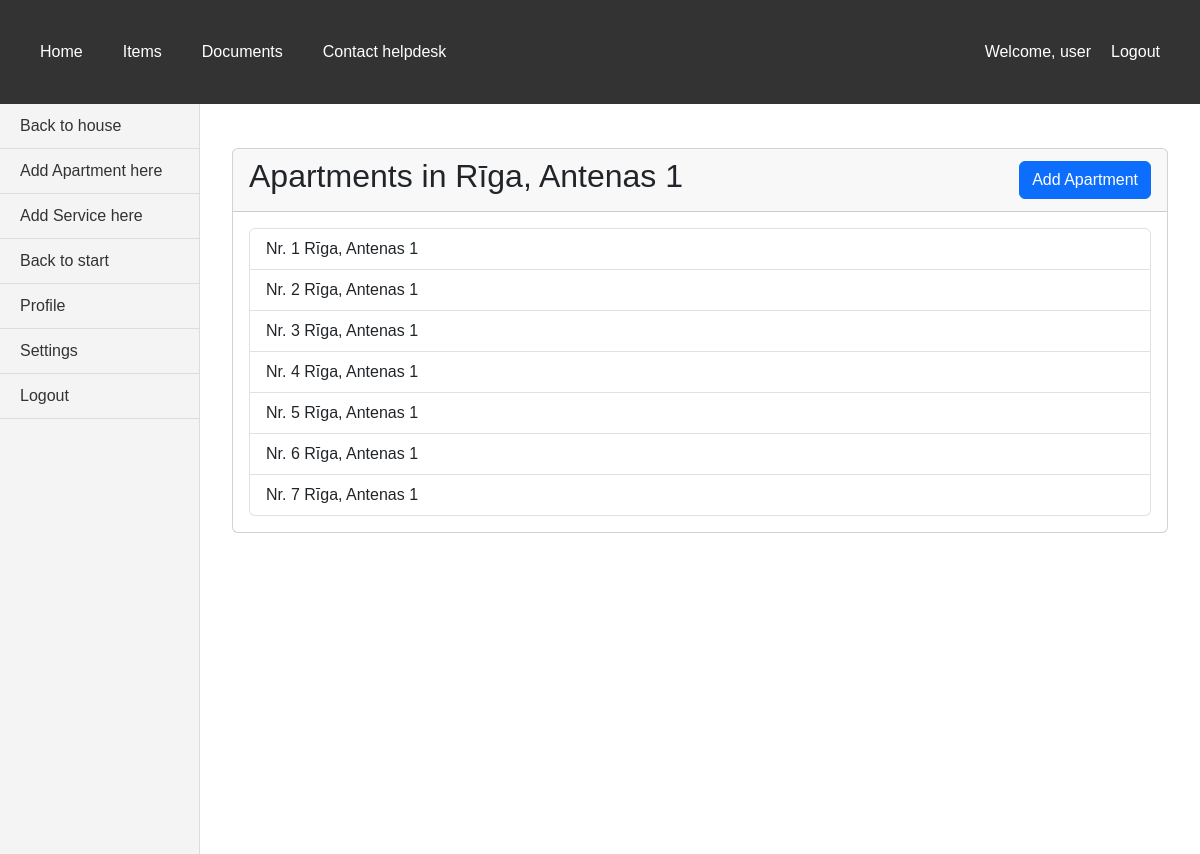
Screenshot of /bills/houses/11/apartments/ (signed in) with the database file from the repository.
### bills/models.py (models this page shows, shortened)
class House(models.Model):
    CALCULATION_CHOICES = [
        ('volume', 'Volume'),
        ('object_count', 'Object count'),
        ('part_of_house', 'Part of house'),
        ('living_person_count', 'Living person count'),
        ('declared_person_count', 'Declared person count'),
    ]
    CHOICES_WATER_DIFFERENCE_CALCULATION = [
        (None, 'Select water difference calculation method'),
        ('object_count', 'Object count'),
        ('last_month_consumption', 'Last month consumption'),
        ('last_3_months_consumption', 'Last 3 months consumption'),
        ('part_of_house', 'Part of house'),
        ('living_person_count', 'Living person count'),
        ('declared_person_count', 'Declared person count'),
        ('room_wo_person', 'Room without person'),
        ]
    address = models.CharField(max_length=50, validators=[
        MinLengthValidator(6, 'Must be at least 6 characters'),
        MaxLengthValidator(50, 'Max length is 50 characters')
    ])
    apartment_count = models.IntegerField(validators=[MinValueValidator(0, 'Can not be negative number')])
    area_of_apartments_total = models.IntegerField(validators=[MinValueValidator(0, 'Can not be negative number')])
    area_of_apartments_heated_total = models.IntegerField("Total heated area of apartments", validators=[MinValueValidator(0, 'Can not be negative number')])
    living_person_count = models.IntegerField("Count of living persons", validators=[MinValueValidator(0, 'Can not be negative number')])
    declared_person_count = models.IntegerField("Count of declared persons", validators=[MinValueValidator(0, 'Can not be negative number')])
    area_total = models.IntegerField(validators=[MinValueValidator(0, 'Can not be negative number')])
    water_calculation_type_1 = models.CharField(max_length=30, choices=CALCULATION_CHOICES, default='volume')
    water_calculation_type_2 = models.CharField(max_length=30, choices=CALCULATION_CHOICES, default='living_person_count')
    water_difference_calculation = models.CharField(max_length=30, choices=CHOICES_WATER_DIFFERENCE_CALCULATION, default='object_count')
    waste_calculation_type = models.CharField(max_length=30, choices=CALCULATION_CHOICES, default='living_person_count')
    waste_water_calculation_type = models.CharField(max_length=30, choices=CALCULATION_CHOICES, default='living_person_count')
    norm_for_person = models.DecimalField(max_digits=10, decimal_places=2, default=0)
    def __str__(self):
        return str(self.address)

class Apartment(models.Model):
    address = models.ForeignKey(House, on_delete=models.CASCADE)
    apartment_nr = models.IntegerField(validators=[MinValueValidator(1, 'Must be at least 1')])
    area = models.IntegerField("Area of apartment", validators=[MinValueValidator(1, 'Must be at least 1')])
    mean_house_part = models.DecimalField(max_digits=10, decimal_places=2, validators=[MinValueValidator(0, 'Must be at least 0')])
    heated_area = models.IntegerField("Heated area of apartment", validators=[MinValueValidator(0, 'Must be at least 0')])
    cold_meters_count = models.IntegerField("Count of cold water meters", validators=[MinValueValidator(0, 'Can not be negative number')])
    hot_meters_count = models.IntegerField("Count of hot water meters", validators=[MinValueValidator(0, 'Can not be negative number')])
    heat_meters_count = models.IntegerField("Count of heat meters", validators=[MinValueValidator(0, 'Can not be negative number')])
    electricity_meters_count = models.IntegerField("Count of electricity meters", validators=[MinValueValidator(0, 'Can not be negative number')])
    gas_meters_count = models.IntegerField("Count of gas meters", validators=[MinValueValidator(0, 'Can not be negative number')])
    living_person_count = models.IntegerField("Count of living persons", validators=[MinValueValidator(0, 'Can not be negative number')])
    declared_person_count = models.IntegerField("Count of declared persons", validators=[MinValueValidator(0, 'Can not be negative number')])
    consumer = models.ForeignKey(Consumer, on_delete=models.PROTECT, default='')
    contract_nr = models.CharField(null=True, max_length=50, validators=[MinLengthValidator(2, 'Must be at least 2 characters')])
    def __str__(self):
        return 'Nr. ' + str(self.apartment_nr) + '  ' + str(self.address)

### bills/views.py (the view)
# urls.py: path("houses/<int:house_id>/apartments/", views.houses_apartments, name='apartments_by_house'),
@login_required
def houses_apartments(request, house_id):
    house = get_object_or_404(House, id=house_id)
    house_apartments = Apartment.objects.filter(address=house).order_by('apartment_nr')
    return render(request, 'bills/apartments_by_house.html', {'house': house, 'house_apartments': house_apartments})

### bills/templates/bills/apartments_by_house.html (shortened to what this page needs)
{% extends 'base.html' %}
{% block sidebar %}
<aside class="vertical-menu">
    <a href="{% url 'house_update' house.id %}">Back to house</a>
    <a href="{% url 'add_apartment_here' house.id %}">Add Apartment here</a>
    <a href="{% url 'add_service_here' house.id %}">Add Service here</a>
    <a href="{% url 'index' %}">Back to start</a>
    <a href="#">Profile</a>
    <a href="#">Settings</a>
    <a href="#">Logout</a>
</aside>
{% endblock %}
{% block content %}
<div class="container mt-4">
    <div class="card">
        <div class="card-header d-flex justify-content-between align-items-center">
            <h2>Apartments in {{ house }}</h2>
            <a href="{% url 'add_apartment_here' house.id %}" class="btn btn-primary">Add Apartment</a>
        </div>
        <div class="card-body">
            {% if house_apartments %}
                <div class="list-group">
                    {% for item in house_apartments %}
                        <a href="{% url 'apartment_detail' house.id item.pk %}" class="list-group-item list-group-item-action">
                            {{ item }}
                        </a>
                    {% endfor %}
                </div>
            {% else %}
                <div class="alert alert-info">
                    No apartments found in this house.
                </div>
            {% endif %}
        </div>
    </div>
</div>
{% endblock %}

### bills/templates/base.html (shortened to what this page needs)
<!DOCTYPE html>
{% load static %}
<html lang="en">
<head>
    <link href="https://cdn.jsdelivr.net/npm/bootstrap@5.3.0/dist/css/bootstrap.min.css" rel="stylesheet">
    <link rel="stylesheet" href="{% static 'css/styles.css' %}">
</head>
<body>
    <nav class="horizontal-menu">
        <div class="nav-left">
            <a class="nav-item nav-link" href="{% url 'index' %}">Home</a>
            {% if user.is_superuser %}
            <a class="nav-item nav-link" href="{% url 'items' %}">Items</a>
            {% endif %}
            <a href="#">Documents</a>
            <a href="#">Contact helpdesk</a>
        </div>
        <div class="nav-right">
            {% if user.is_authenticated %}
                <span class="nav-item nav-link">Welcome, {{ user.username }}</span>
                <a class="nav-item nav-link" href="{% url 'logout' %}">Logout</a>
            {% else %}
                <a class="nav-item nav-link" href="{% url 'login' %}">Login</a>
            {% endif %}
        </div>
    </nav>
    <div class="content-wrapper">
        {% block sidebar %}{% endblock %}
        <main class="main-content">
            {% block content %}{% endblock %}
        </main>
    </div>
</body>
</html>

### static/css/styles.css (style rules this page uses)
body { margin: 0; font-family: Arial, sans-serif; display: flex; flex-direction: column; }
.horizontal-menu { background-color: #333; color: white; display: flex; padding: 20px; margin: 0; justify-content: space-between; align-items: center; }
.nav-left { display: flex; }
.nav-right { display: flex; align-items: center; }
.horizontal-menu a { color: white; padding: 20px; text-decoration: none; text-align: center; }
.content-wrapper { display: flex; flex: 1; }
.vertical-menu { width: 200px; background-color: #f4f4f4; padding: 0; margin: 0; border-right: 1px solid #ddd; display: flex; flex-direction: column; min-height: calc(100vh - 50px); }
.vertical-menu a { padding: 10px 20px; text-decoration: none; color: #333; border-bottom: 1px solid #ddd; }
.main-content { flex: 1; padding: 20px; }

### rows the page displays
House: address "Rīga, Antenas 1"
Apartment: apartment_nr+address "Nr. 1 Rīga, Antenas 1"
Apartment: apartment_nr+address "Nr. 2 Rīga, Antenas 1"
Apartment: apartment_nr+address "Nr. 3 Rīga, Antenas 1"
Apartment: apartment_nr+address "Nr. 4 Rīga, Antenas 1"
Apartment: apartment_nr+address "Nr. 5 Rīga, Antenas 1"
Apartment: apartment_nr+address "Nr. 6 Rīga, Antenas 1"
Apartment: apartment_nr+address "Nr. 7 Rīga, Antenas 1"

### other values shown
{{ user.username }} "user"
